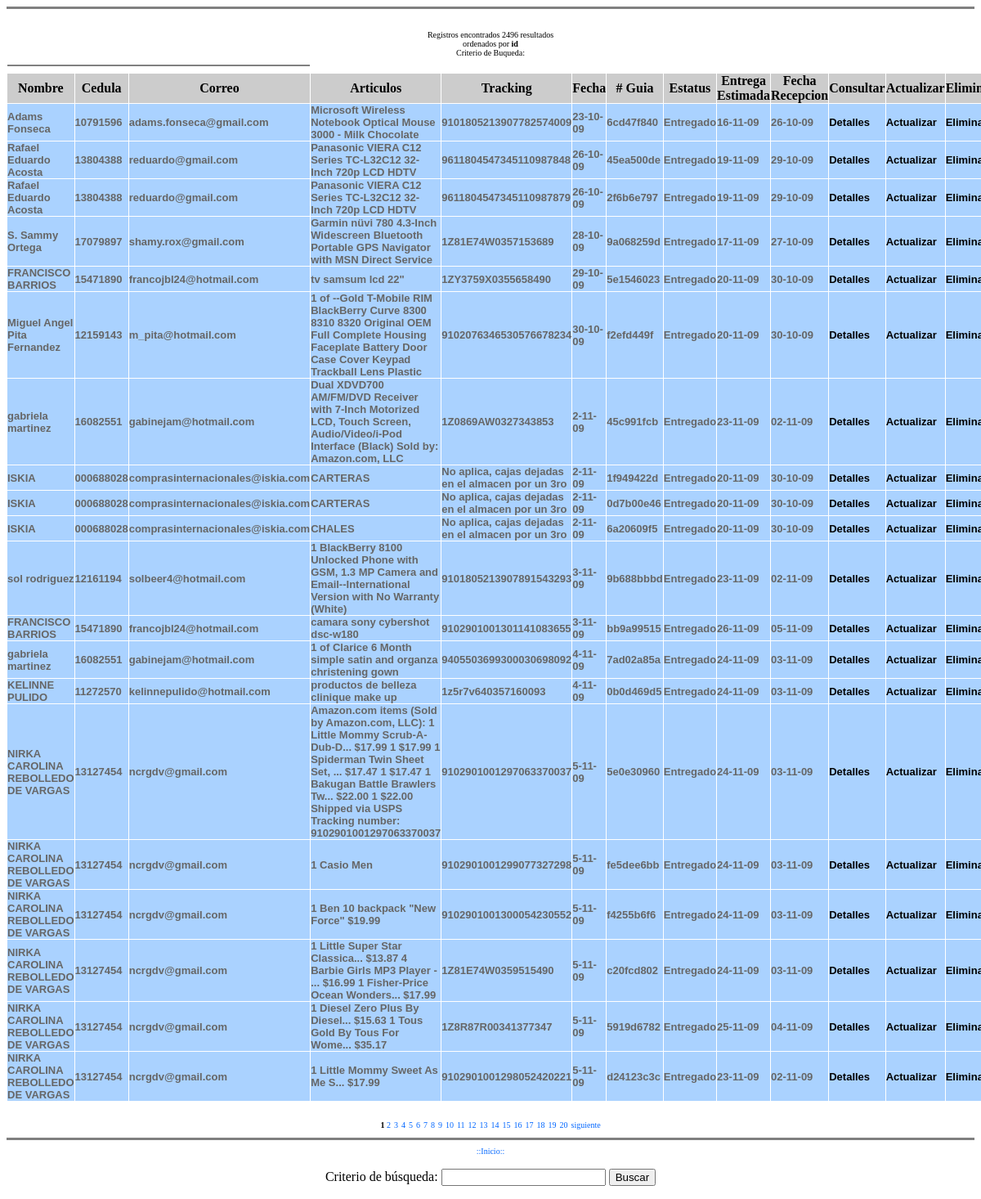
/homedir/public_html.bk/administrativo/guias/guias.php, run on the app's committed database.
### tables this page shows
CREATE TABLE `tracking` (
  `id` bigint(99) NOT NULL AUTO_INCREMENT,
  `nomape` varchar(50) NOT NULL DEFAULT '',
  `cedula` varchar(20) NOT NULL DEFAULT '',
  `correo` varchar(90) NOT NULL DEFAULT '',
  `remitente` varchar(40) NOT NULL,
  `articulos` text NOT NULL,
  `tracking` varchar(90) NOT NULL DEFAULT '',
  `statususa` varchar(20) NOT NULL DEFAULT '',
  `numerorden` varchar(90) NOT NULL DEFAULT '',
  `empresa` varchar(20) NOT NULL DEFAULT '',
  `tipo_servicio` varchar(40) NOT NULL,
  `seguro` varchar(40) NOT NULL,
  `medio` varchar(60) NOT NULL,
  `fecha` varchar(40) NOT NULL DEFAULT '',
  `guiacliente` varchar(90) NOT NULL DEFAULT '',
  `statusvenezuela` text NOT NULL,
  `fechaestimada` varchar(40) NOT NULL DEFAULT '',
  `fecharecep` varchar(40) NOT NULL DEFAULT '',
  PRIMARY KEY (`id`)
);

### homedir/public_html.bk/administrativo/guias/guias.php (the view, shortened to what this page needs)
<!DOCTYPE HTML PUBLIC "-//W3C//DTD HTML 4.01 Transitional//EN">
<html>
<head>
</head>
<body bgcolor="#FFFFFF">
<hr noshade style="color:AAD2FF;height:1px">
<br>
<?
$criterio = "";
$txt_criterio = "";
$sql="SELECT * FROM courierp_miembros.tracking ".$criterio;
$res=mysql_query($sql);
$numeroRegistros=mysql_num_rows($res);
if($numeroRegistros<=0)
{
    echo "<div align='center'>";
    echo "<font face='verdana' size='-2'>No se encontraron resultados</font>";
    echo "</div>";
}else{
    if(!isset($orden))
    {
       $orden="id";
    }
    $tamPag=20;
    if(!isset($_GET["pagina"]))
    {
       $pagina=1;
       $inicio=1;
       $final=$tamPag;
    }else{
       $pagina = $_GET["pagina"];
    }
    $limitInf=($pagina-1)*$tamPag;
    $numPags=ceil($numeroRegistros/$tamPag);
    if(!isset($pagina))
    {
       $pagina=1;
       $inicio=1;
       $final=$tamPag;
    }else{
       $seccionActual=intval(($pagina-1)/$tamPag);
       $inicio=($seccionActual*$tamPag)+1;
       if($pagina<$numPags)
       {
          $final=$inicio+$tamPag-1;
       }else{
          $final=$numPags;
       }
    }
$sql="SELECT * FROM courierp_miembros.tracking ".$criterio." ORDER BY ".$orden.",id ASC LIMIT ".$limitInf.",".$tamPag;
$res=mysql_query($sql);
echo "<div align='center'>";
echo "<font face='verdana' size='-2'>Registros encontrados ".$numeroRegistros." resultados<br>";
echo "ordenados por <b>".$orden."</b>";
if(isset($txt_criterio)){
    echo "<br>Criterio de Buqueda: <b>".$txt_criterio."</b>";
}
echo "</font></div>";
echo "<table align='center' width='80%' border='0' cellspacing='1' cellpadding='0'>";
echo "<tr><td colspan='3'><hr noshade></td></tr>";
echo "<th bgcolor='#CCCCCC'><a class='ord' href='".$_SERVER["PHP_SELF"]."?pagina = ".$pagina."&orden=co_id&criterio=".$txt_criterio."'>Nombre </a></th>";
echo "<th bgcolor='#CCCCCC'><a class='ord' href='".$_SERVER["PHP_SELF"]."?pagina = ".$pagina."&orden=co_nombre&criterio=".$txt_criterio."'>Cedula</a></th>";
echo "<th bgcolor='#CCCCCC'><a class='ord' href='".$_SERVER["PHP_SELF"]."?pagina = ".$pagina."&orden=co_nombre&criterio=".$txt_criterio."'>Correo</a></th>";
echo "<th bgcolor='#CCCCCC'><a class='ord' href='".$_SERVER["PHP_SELF"]."?pagina = ".$pagina."&orden=co_pais&criterio=".$txt_criterio."'>Articulos</a></th>";
echo "<th bgcolor='#CCCCCC'><a class='ord' href='".$_SERVER["PHP_SELF"]."?pagina = ".$pagina."&orden=co_pais&criterio=".$txt_criterio."'>Tracking</a></th>";
echo "<th bgcolor='#CCCCCC'><a class='ord' href='".$_SERVER["PHP_SELF"]."?pagina = ".$pagina."&orden=co_nombre&criterio=".$txt_criterio."'>Fecha</a></th>";
echo "<th bgcolor='#CCCCCC'><a class='ord' href='".$_SERVER["PHP_SELF"]."?pagina = ".$pagina."&orden=co_pais&criterio=".$txt_criterio."'># Guia</a></th>";
echo "<th bgcolor='#CCCCCC'><a class='ord' href='".$_SERVER["PHP_SELF"]."?pagina = ".$pagina."&orden=co_nombre&criterio=".$txt_criterio."'>Estatus</a></th>";
echo "<th bgcolor='#CCCCCC'><a class='ord' href='".$_SERVER["PHP_SELF"]."?pagina = ".$pagina."&orden=co_pais&criterio=".$txt_criterio."'>Entrega Estimada</a></th>";
echo "<th bgcolor='#CCCCCC'><a class='ord' href='".$_SERVER["PHP_SELF"]."?pagina = ".$pagina."&orden=co_pais&criterio=".$txt_criterio."'>Fecha Recepcion</a></th>";
echo "<th bgcolor='#CCCCCC'><a class='ord' href='".$_SERVER["PHP_SELF"]."?pagina = ".$pagina."&orden=co_nombre&criterio=".$txt_criterio."'>Consultar</a></th>";
echo "<th bgcolor='#CCCCCC'><a class='ord' href='".$_SERVER["PHP_SELF"]."?pagina = ".$pagina."&orden=co_nombre&criterio=".$txt_criterio."'>Actualizar</a></th>";
echo "<th bgcolor='#CCCCCC'><a class='ord' href='".$_SERVER["PHP_SELF"]."?pagina = ".$pagina."&orden=co_nombre&criterio=".$txt_criterio."'>Eliminar</a></th>";
while($registro=mysql_fetch_array($res))
{
?>
    <tr bgcolor="#AAD2FF">
    <td><font size="2" face="Verdana, Arial, Helvetica, sans-serif" color="#666666"><b><? echo $registro["nomape"]; ?></b></font></td>
    <td><font size="2" face="Verdana, Arial, Helvetica, sans-serif" color="#666666"><b><? echo $registro["cedula"]; ?></b></font></td>
        <td><font size="2" face="Verdana, Arial, Helvetica, sans-serif" color="#666666"><b><? echo $registro["correo"]; ?></b></font></td>
    <td><font size="2" face="Verdana, Arial, Helvetica, sans-serif" color="#666666"><b><? echo $registro["articulos"]; ?></b></font></td>
     <td><font size="2" face="Verdana, Arial, Helvetica, sans-serif" color="#666666"><b><? echo $registro["tracking"]; ?></b></font></td>
    <td><font size="2" face="Verdana, Arial, Helvetica, sans-serif" color="#666666"><b><? echo $registro["fecha"]; ?></b></font></td>
    <td><font size="2" face="Verdana, Arial, Helvetica, sans-serif" color="#666666"><b><? echo $registro["guiacliente"]; ?></b></font></td>
    <td><font size="2" face="Verdana, Arial, Helvetica, sans-serif" color="#666666"><b><? echo $registro["statusvenezuela"]; ?></b></font></td>
    <td><font size="2" face="Verdana, Arial, Helvetica, sans-serif" color="#666666"><b><? echo $registro["fechaestimada"]; ?></b></font></td>
   <td><font size="2" face="Verdana, Arial, Helvetica, sans-serif" color="#666666"><b><? echo $registro["fecharecep"]; ?></b></font></td>
   <td><font size="2" face="Verdana, Arial, Helvetica, sans-serif" color="#666666"><b><a class='ord' href='detalles_guia.php?id_a=<? echo $registro['id'];?>'>Detalles</a></b></font></td>
    <td><font size="2" face="Verdana, Arial, Helvetica, sans-serif" color="#666666"><b><a class='ord' href='parametro_guia.php?id_a=<? echo $registro['id'];?>'>Actualizar</a></b></font></td>
        <td><font size="2" face="Verdana, Arial, Helvetica, sans-serif" color="#FFFFCC"><b><b><a class='ord' href='eliminar_guia.php?id_a=<? echo urlencode($registro['id']);?>'>Eliminar</a></b></font></td>
    </tr>
<?
}
echo "</table>";
}
?>
    <br>
    <table border="0" cellspacing="0" cellpadding="0" align="center">
    <tr><td align="center" valign="top">
<?
    for($i=$inicio;$i<=$final;$i++)
    {
       if($i==$pagina)
       {
          echo "<font face='verdana' size='-2'><b>".$i."</b> </font>";
       }else{
          echo "<a class='p' href='".$_SERVER["PHP_SELF"]."?pagina=".$i."&orden=".$orden."&criterio=".$txt_criterio."'>";
          echo "<font face='verdana' size='-2'>".$i."</font></a> ";
       }
    }
    if($pagina<$numPags)
   {
       echo " <a class='p' href='".$_SERVER["PHP_SELF"]."?pagina=".($pagina+1)."&orden=".$orden."&criterio=".$txt_criterio."'>";
       echo "<font face='verdana' size='-2'>siguiente</font></a>";
   }
?>
    </td></tr>
    </table>
<hr noshade style="color:AAD2FF;height:1px">
<div align="center"><font face="verdana" size="-2"><a class="p" href="guias.php">::Inicio::</a></font></div>
<form action="guias.php" method="get">
  <div align="center">
    <p><span class="ord">Criterio de búsqueda: </span>
      <input type="text" name="criterio" size="22" maxlength="150">
      <input type="submit" value="Buscar">
      </p>
  </div>
</form>
</body>
</html>

### homedir/public_html.bk/administrativo/guias/guias.php (style rules this page uses)
a.ord:link { color: #000000; text-decoration: none; }

### data on the page
tracking: nomape "Adams Fonseca", cedula "10791596", correo "adams.fonseca@gmail.com", articulos "Microsoft Wireless Notebook Optical Mouse 3000 - Milk Chocolate", tracking "9101805213907782574009", fecha "23-10-09", guiacliente "6cd47f840", statusvenezuela "Entregado", fechaestimada "16-11-09", fecharecep "26-10-09"
tracking: nomape "Rafael Eduardo Acosta", cedula "13804388", correo "reduardo@gmail.com", articulos "Panasonic VIERA C12 Series TC-L32C12 32-Inch 720p LCD HDTV", tracking "9611804547345110987848", fecha "26-10-09", guiacliente "45ea500de", statusvenezuela "Entregado", fechaestimada "19-11-09", fecharecep "29-10-09"
tracking: nomape "Rafael Eduardo Acosta", cedula "13804388", correo "reduardo@gmail.com", articulos "Panasonic VIERA C12 Series TC-L32C12 32-Inch 720p LCD HDTV", tracking "9611804547345110987879", fecha "26-10-09", guiacliente "2f6b6e797", statusvenezuela "Entregado", fechaestimada "19-11-09", fecharecep "29-10-09"
tracking: nomape "S. Sammy Ortega", cedula "17079897", correo "shamy.rox@gmail.com", articulos "Garmin nüvi 780 4.3-Inch Widescreen Bluetooth Portable GPS Navigator with MSN Direct Service", tracking "1Z81E74W0357153689", fecha "28-10-09", guiacliente "9a068259d", statusvenezuela "Entregado", fechaestimada "17-11-09", fecharecep "27-10-09"
tracking: nomape "FRANCISCO BARRIOS", cedula "15471890", correo "francojbl24@hotmail.com", articulos "tv samsum lcd 22\"", tracking "1ZY3759X0355658490", fecha "29-10-09", guiacliente "5e1546023", statusvenezuela "Entregado", fechaestimada "20-11-09", fecharecep "30-10-09"
tracking: nomape "Miguel Angel Pita Fernandez", cedula "12159143", correo "m_pita@hotmail.com", articulos "1 of --Gold T-Mobile RIM BlackBerry Curve 8300 8310 8320 Original OEM Full Complete Housing Faceplate Battery Door Case Cover Keypad Trackball Lens Plastic", tracking "9102076346530576678234", fecha "30-10-09", guiacliente "f2efd449f", statusvenezuela "Entregado", fechaestimada "20-11-09", fecharecep "30-10-09"
tracking: nomape "gabriela martinez", cedula "16082551", correo "gabinejam@hotmail.com", articulos "Dual XDVD700 AM/FM/DVD Receiver with 7-Inch Motorized LCD, Touch Screen, Audio/Video/i-Pod Interface (Black) Sold by: Amazon.com, LLC", tracking "1Z0869AW0327343853", fecha "2-11-09", guiacliente "45c991fcb", statusvenezuela "Entregado", fechaestimada "23-11-09", fecharecep "02-11-09"
tracking: nomape "ISKIA", cedula "000688028", correo "comprasinternacionales@iskia.com", articulos "CARTERAS", tracking "No aplica, cajas dejadas en el almacen por un 3ro", fecha "2-11-09", guiacliente "1f949422d", statusvenezuela "Entregado", fechaestimada "20-11-09", fecharecep "30-10-09"
tracking: nomape "ISKIA", cedula "000688028", correo "comprasinternacionales@iskia.com", articulos "CARTERAS", tracking "No aplica, cajas dejadas en el almacen por un 3ro", fecha "2-11-09", guiacliente "0d7b00e46", statusvenezuela "Entregado", fechaestimada "20-11-09", fecharecep "30-10-09"
tracking: nomape "ISKIA", cedula "000688028", correo "comprasinternacionales@iskia.com", articulos "CHALES", tracking "No aplica, cajas dejadas en el almacen por un 3ro", fecha "2-11-09", guiacliente "6a20609f5", statusvenezuela "Entregado", fechaestimada "20-11-09", fecharecep "30-10-09"
tracking: nomape "sol rodriguez", cedula "12161194", correo "solbeer4@hotmail.com", articulos "1 BlackBerry 8100 Unlocked Phone with GSM, 1.3 MP Camera and Email--International Version with No Warranty (White)", tracking "9101805213907891543293", fecha "3-11-09", guiacliente "9b688bbbd", statusvenezuela "Entregado", fechaestimada "23-11-09", fecharecep "02-11-09"
tracking: nomape "FRANCISCO BARRIOS", cedula "15471890", correo "francojbl24@hotmail.com", articulos "camara sony cybershot dsc-w180", tracking "9102901001301141083655", fecha "3-11-09", guiacliente "bb9a99515", statusvenezuela "Entregado", fechaestimada "26-11-09", fecharecep "05-11-09"
tracking: nomape "gabriela martinez", cedula "16082551", correo "gabinejam@hotmail.com", articulos "1 of Clarice 6 Month simple satin and organza christening gown", tracking "9405503699300030698092", fecha "4-11-09", guiacliente "7ad02a85a", statusvenezuela "Entregado", fechaestimada "24-11-09", fecharecep "03-11-09"
tracking: nomape "KELINNE PULIDO", cedula "11272570", correo "kelinnepulido@hotmail.com", articulos "productos de belleza clinique make up", tracking "1z5r7v640357160093", fecha "4-11-09", guiacliente "0b0d469d5", statusvenezuela "Entregado", fechaestimada "24-11-09", fecharecep "03-11-09"
tracking: nomape "NIRKA CAROLINA REBOLLEDO DE VARGAS", cedula "13127454", correo "ncrgdv@gmail.com", articulos "Amazon.com items (Sold by Amazon.com, LLC): 1 Little Mommy Scrub-A-Dub-D... $17.99 1 $17.99 1 Spiderman Twin Sheet Set, ... $17.47 1 $17.47 1 Bakugan Battle Brawlers Tw... $22.00 1 $22.00 Shipped via USPS Tracking number: 9102901001297063370037", tracking "9102901001297063370037", fecha "5-11-09", guiacliente "5e0e30960", statusvenezuela "Entregado", fechaestimada "24-11-09", fecharecep "03-11-09"
tracking: nomape "NIRKA CAROLINA REBOLLEDO DE VARGAS", cedula "13127454", correo "ncrgdv@gmail.com", articulos "1 Casio Men", tracking "9102901001299077327298", fecha "5-11-09", guiacliente "fe5dee6bb", statusvenezuela "Entregado", fechaestimada "24-11-09", fecharecep "03-11-09"
tracking: nomape "NIRKA CAROLINA REBOLLEDO DE VARGAS", cedula "13127454", correo "ncrgdv@gmail.com", articulos "1 Ben 10 backpack \"New Force\" $19.99", tracking "9102901001300054230552", fecha "5-11-09", guiacliente "f4255b6f6", statusvenezuela "Entregado", fechaestimada "24-11-09", fecharecep "03-11-09"
tracking: nomape "NIRKA CAROLINA REBOLLEDO DE VARGAS", cedula "13127454", correo "ncrgdv@gmail.com", articulos "1 Little Super Star Classica... $13.87 4 Barbie Girls MP3 Player - ... $16.99 1 Fisher-Price Ocean Wonders... $17.99", tracking "1Z81E74W0359515490", fecha "5-11-09", guiacliente "c20fcd802", statusvenezuela "Entregado", fechaestimada "24-11-09", fecharecep "03-11-09"
tracking: nomape "NIRKA CAROLINA REBOLLEDO DE VARGAS", cedula "13127454", correo "ncrgdv@gmail.com", articulos "1 Diesel Zero Plus By Diesel... $15.63 1 Tous Gold By Tous For Wome... $35.17", tracking "1Z8R87R00341377347", fecha "5-11-09", guiacliente "5919d6782", statusvenezuela "Entregado", fechaestimada "25-11-09", fecharecep "04-11-09"
tracking: nomape "NIRKA CAROLINA REBOLLEDO DE VARGAS", cedula "13127454", correo "ncrgdv@gmail.com", articulos "1 Little Mommy Sweet As Me S... $17.99", tracking "9102901001298052420221", fecha "5-11-09", guiacliente "d24123c3c", statusvenezuela "Entregado", fechaestimada "23-11-09", fecharecep "02-11-09"

### other printed values
$numeroRegistros "2496"
$orden "id"
